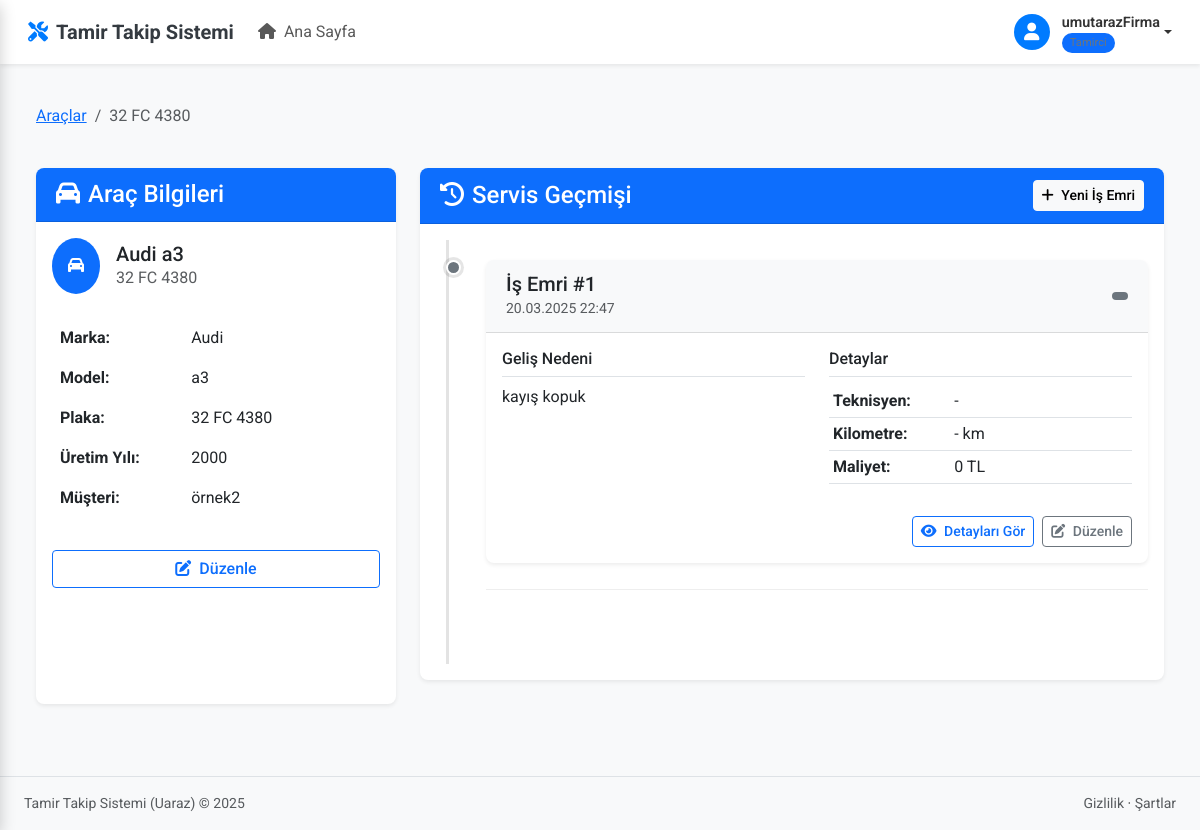
Page /arac/1/detay/ (signed in) on the earlier database version.
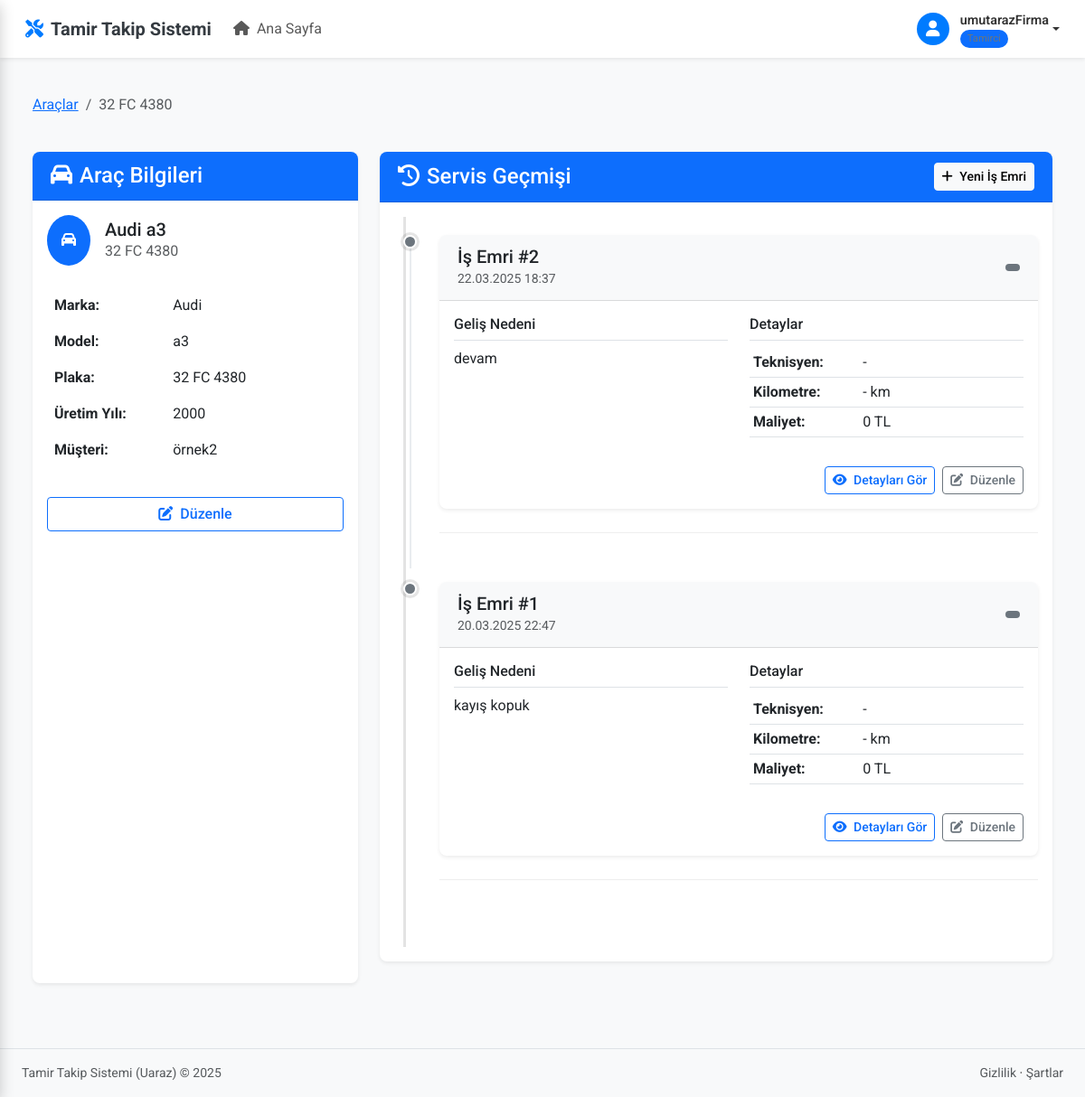
Same page on the later database version.
### core/models.py (models this page shows, shortened)
class IsEmri(models.Model):
    DURUM_SECENEKLERI = (
        ('beklemede', 'Beklemede'),
        ('incelemede', 'İncelemede'),
        ('onarim_sureci', 'Onarım Sürecinde'),
        ('test_asamasi', 'Test Aşamasında'),
        ('tamamlandi', 'Tamamlandı'),
        ('iptal_edildi', 'İptal Edildi'),
    )
    ONCELIK_SECENEKLERI = [
        ('normal', 'Normal'),
        ('yuksek', 'Yüksek'),
        ('acil', 'Acil'),
    ]
    arac = models.ForeignKey('Arac', on_delete=models.CASCADE, related_name='isemirleri')
    aciklama = models.TextField()
    durum = models.CharField(max_length=20, choices=DURUM_SECENEKLERI, default='beklemede')
    oncelik = models.CharField(max_length=10, choices=ONCELIK_SECENEKLERI, default='normal')
    teknisyen = models.ForeignKey(User, on_delete=models.SET_NULL, null=True, blank=True)
    baslama_tarihi = models.DateTimeField(
        verbose_name="Başlama Tarihi",
        default=timezone.now
    )
    bitis_tarihi = models.DateTimeField(null=True, blank=True, verbose_name="Bitiş Tarihi")
    olusturma_tarihi = models.DateTimeField(auto_now_add=True, verbose_name="Oluşturma Tarihi")
    yapilan_islemler = models.TextField(blank=True, verbose_name="Yapılan İşlemler")
    kullanilan_parcalar = models.TextField(blank=True, verbose_name="Kullanılan Parçalar")
    toplam_maliyet = models.DecimalField(max_digits=10, decimal_places=2, default=0, verbose_name="Toplam Maliyet")
    kilometre = models.IntegerField(null=True, blank=True, verbose_name="Kilometre")
    notlar = models.TextField(blank=True, verbose_name="Notlar")
    class Meta:
        ordering = ['-baslama_tarihi']
        verbose_name = "İş Emri"
        verbose_name_plural = "İş Emirleri"

### core/views.py (the view, shortened to what this page needs)
# urls.py: path('arac/<int:pk>/detay/', login_required(arac_detay), name='arac_detay'),
@login_required
def arac_detay(request, pk):
    arac = get_object_or_404(Arac, pk=pk)
    isemri_listesi = IsEmri.objects.filter(arac=arac).order_by('-baslama_tarihi')
    context = {
        'arac': arac,
        'isemri_listesi': isemri_listesi,
        'is_musteri': hasattr(request.user, 'profile') and request.user.profile.user_type == 'musteri'
    }
    return render(request, 'core/arac_detay.html', context)

### core/templates/core/arac_detay.html (shortened to what the changed rows need)
{% extends 'core/base.html' %}
{% load static %}
{% block content %}
<div class="container-fluid py-4">
    <div class="row mb-4">
        <div class="col-md-4">
            <div class="card border-0 shadow-sm h-100">
                <div class="card-body">
                    <table class="table table-borderless">
                        <tr>
                            <th width="40%">Marka:</th>
                        </tr>
                        <tr>
                            <th>Model:</th>
                        </tr>
                        <tr>
                            <th>Plaka:</th>
                        </tr>
                        <tr>
                            <th>Üretim Yılı:</th>
                        </tr>
                        <tr>
                            <th>Müşteri:</th>
                        </tr>
                    </table>
                </div>
            </div>
        </div>
        <div class="col-md-8">
            <div class="card border-0 shadow-sm">
                <div class="card-body">
                    <div class="timeline">
                        {% for isemri in isemri_listesi %}
                        <div class="timeline-item">
                            <div class="timeline-marker {% if isemri.durum == 'tamamlandi' %}bg-success{% elif isemri.durum == 'devam_ediyor' or isemri.durum == 'tamirde' or isemri.durum == 'inceleniyor' %}bg-warning{% else %}bg-secondary{% endif %}"></div>
                            <div class="timeline-content">
                                <div class="card mb-3 border-0 shadow-sm">
                                    <div class="card-header bg-light d-flex justify-content-between align-items-center">
                                        <div>
                                            <h5 class="mb-0">İş Emri #{{ isemri.id }}</h5>
                                            <small class="text-muted">{{ isemri.baslama_tarihi|date:"d.m.Y H:i" }}</small>
                                        </div>
                                        <span class="badge {% if isemri.durum == 'tamamlandi' %}bg-success{% elif isemri.durum == 'devam_ediyor' or isemri.durum == 'tamirde' or isemri.durum == 'inceleniyor' %}bg-warning{% else %}bg-secondary{% endif %}">
                                        </span>
                                    </div>
                                    <div class="card-body">
                                        <div class="row">
                                            <div class="col-md-6">
                                                <h6 class="border-bottom pb-2 mb-2">Geliş Nedeni</h6>
                                                <p>{{ isemri.aciklama }}</p>
                                            </div>
                                            <div class="col-md-6">
                                                <h6 class="border-bottom pb-2 mb-2">Detaylar</h6>
                                                <table class="table table-sm">
                                                    <tr>
                                                        <th width="40%">Teknisyen:</th>
                                                        <td>{{ isemri.teknisyen|default:"-" }}</td>
                                                    </tr>
                                                    <tr>
                                                        <th>Kilometre:</th>
                                                        <td>{{ isemri.kilometre|default:"-" }} km</td>
                                                    </tr>
                                                    <tr>
                                                        <th>Maliyet:</th>
                                                        <td>{{ isemri.toplam_maliyet|default:"0" }} TL</td>
                                                    </tr>
                                                </table>
                                            </div>
                                        </div>
                                        <div class="d-flex justify-content-end mt-3">
                                            <a href="{% url 'tamir_durum' isemri.id %}" class="btn btn-sm btn-outline-primary">
                                                <i class="fas fa-eye me-1"></i> Detayları Gör
                                            </a>
                                            {% if not is_musteri %}
                                            <a href="{% url 'isemri_duzenle' isemri.id %}" class="btn btn-sm btn-outline-secondary ms-2">
                                                <i class="fas fa-edit me-1"></i> Düzenle
                                            </a>
                                            {% endif %}
                                        </div>
                                    </div>
                                </div>
                            </div>
                        </div>
                        {% endfor %}
                    </div>
                </div>
            </div>
        </div>
    </div>
</div>
{% endblock %}

Differences in the rows shown:
added IsEmri: id "2", baslama_tarihi "22.03.2025 18:37", aciklama "devam", teknisyen "-", kilometre "-", toplam_maliyet "0"
